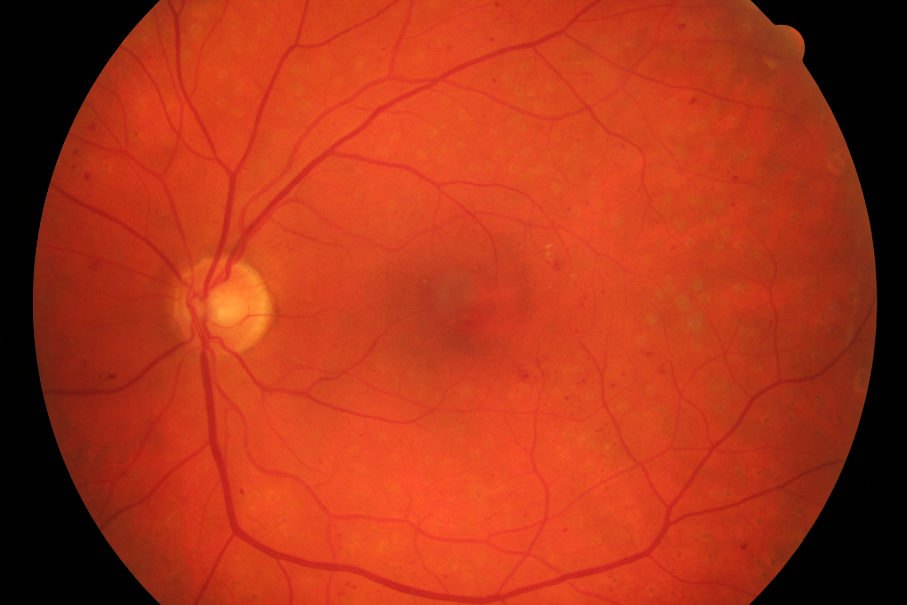
#> input picture assignment/assignment/dataset/test/01.png, 907 x 605 px; its folder holds only this picture in this run
$ jupyter execute testing_c_value.ipynb
#> lines starting #> are read from the running program, lines starting #| are printed output that depends on the picture; after the words box and inside, x2 and y2 are one past the last pixel; in counts of white or black regions, pixels touching at a corner belong together
#> in calculate_result, inputImg is the input picture: shape (605, 907, 3); mean B, G, R 25.3, 52.7, 172
[cell 1]
import cv2
import numpy as np
import matplotlib.pyplot as plt
from os import listdir
from os.path import isfile, join, splitext

[cell 2]
from os import listdir


input_dir = '../dataset/test'
output_dir = '../dataset/output'
gt_dir = '../dataset/groundtruth'
numImages = 80

# [4 lines of commented-out code are left out]

eps = 0.00000001

onlyfiles = [f for f in listdir(input_dir) if isfile(join(input_dir, f))]
files = onlyfiles[0:numImages]

[cell 3]
def showSubplotImage(img, titlestr=""):
    plt.imshow(img, cmap='gray')
    plt.xticks([]), plt.yticks([])
    plt.title(titlestr)
    plt.show()

def setSubplotImage(img, titlestr=""):
    n = len(img)  # Number of images

    if n <= 6:
        # If 6 or fewer images, show in a single row
        cols = n
        rows = 1
    else:
        # Otherwise, calculate rows and columns
        cols = int(np.ceil(np.sqrt(n)))
        rows = int(np.ceil(n / cols))

    # Create subplots
    fig, axs = plt.subplots(rows, cols, figsize=(15, 15))
    axs = axs.ravel()  # Flatten axes for easy indexing

    for i in range(n):
        axs[i].imshow(img[i], cmap='gray')
        axs[i].set_title(titlestr[i] if i < len(titlestr) else "")
        axs[i].axis('off')  # Turn off axes

    # Hide any unused subplots
    for i in range(n, len(axs)):
        axs[i].axis('off')

    plt.tight_layout()
    plt.show()

[cell 4]
def remove_circle (img) :

        greyScale = cv2.cvtColor(img, cv2.COLOR_BGR2GRAY)
        _, binary_mask = cv2.threshold(greyScale, 1, 255, cv2.THRESH_BINARY+cv2.THRESH_OTSU)

        contours, _ = cv2.findContours(binary_mask, cv2.RETR_EXTERNAL, cv2.CHAIN_APPROX_SIMPLE)
        largest_contour = max(contours, key=cv2.contourArea)

        # Create a mask for the circular region
        mask = np.zeros_like(greyScale)
        cv2.drawContours(mask, [largest_contour], -1, 255, -1)

        # Invert the mask to remove the circular boundary
        inverted_mask = cv2.bitwise_not(mask)

        kernel = np.ones((3, 3), np.uint8)
        inverted_mask = cv2.dilate(inverted_mask, kernel,iterations=1)

        return inverted_mask

[cell 5]
def segmentImage(img, c_value=5):

#> called with c_value = 3
    green_channel = cv2.split(cv2.cvtColor(img, cv2.COLOR_BGR2RGB))[1]
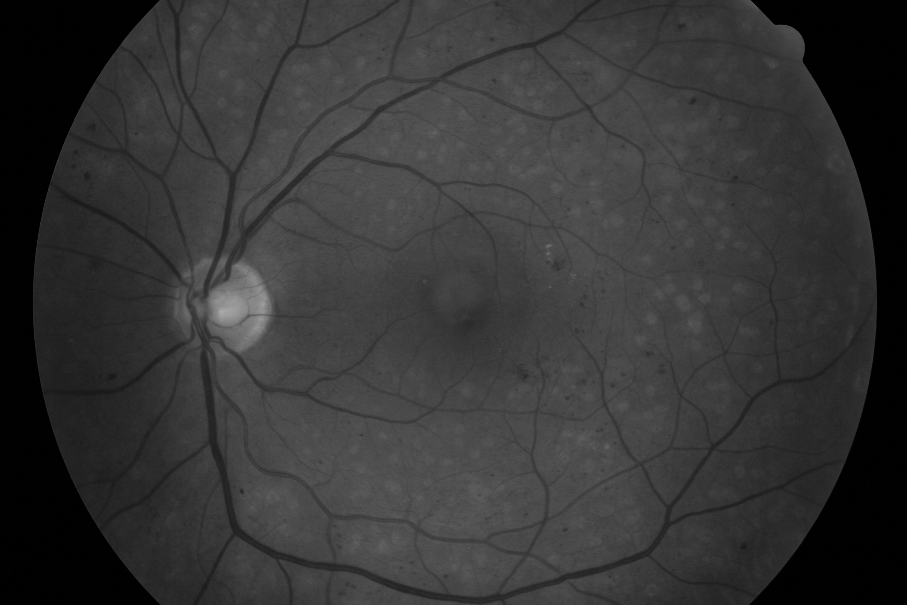
#> green_channel: shape (605, 907); min 0, max 168, mean 52.7

    clahe = cv2.createCLAHE(clipLimit=2.5, tileGridSize=(8, 8))
    enhanced_img = clahe.apply(green_channel)

    # Apply median blur to reduce noise
    filtered_img = cv2.GaussianBlur(enhanced_img,(5,5),1)

    outImg = cv2.adaptiveThreshold(
        filtered_img,
        maxValue=1,
        adaptiveMethod=cv2.ADAPTIVE_THRESH_GAUSSIAN_C,
        thresholdType=cv2.THRESH_BINARY_INV,
        blockSize=15,
        C=c_value,
    )
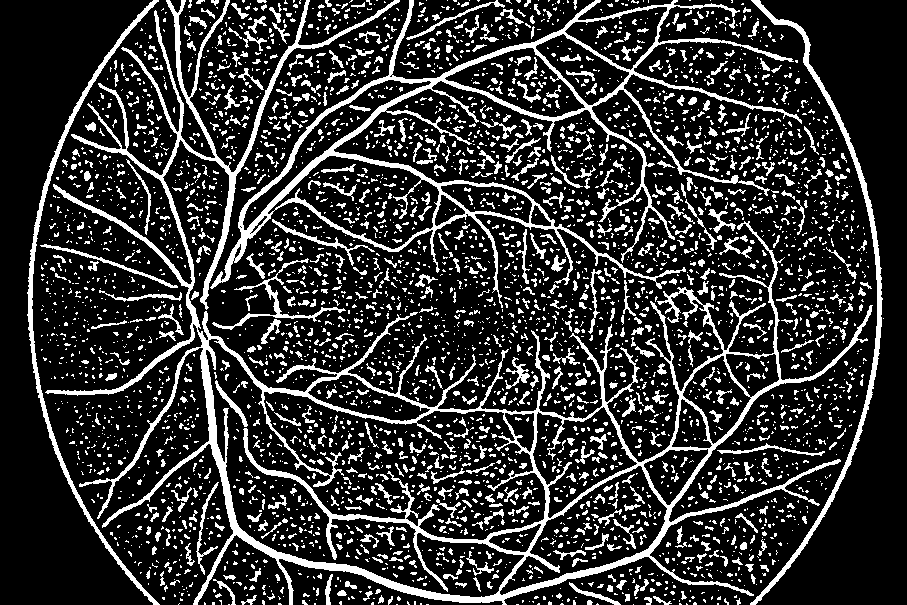
#> outImg: shape (605, 907); values 0 (black) and 1 (white), 19.7% white; 4214 white regions (3379 under 20 px), largest, box (x1, y1, x2, y2) and area: (45, 0, 873, 605) 29990, (210, 0, 802, 308) 13725, (750, 0, 883, 605) 3397

    # Post-processing to remove small regions
    num_labels, labels, stats, _ = cv2.connectedComponentsWithStats(outImg, connectivity=8)
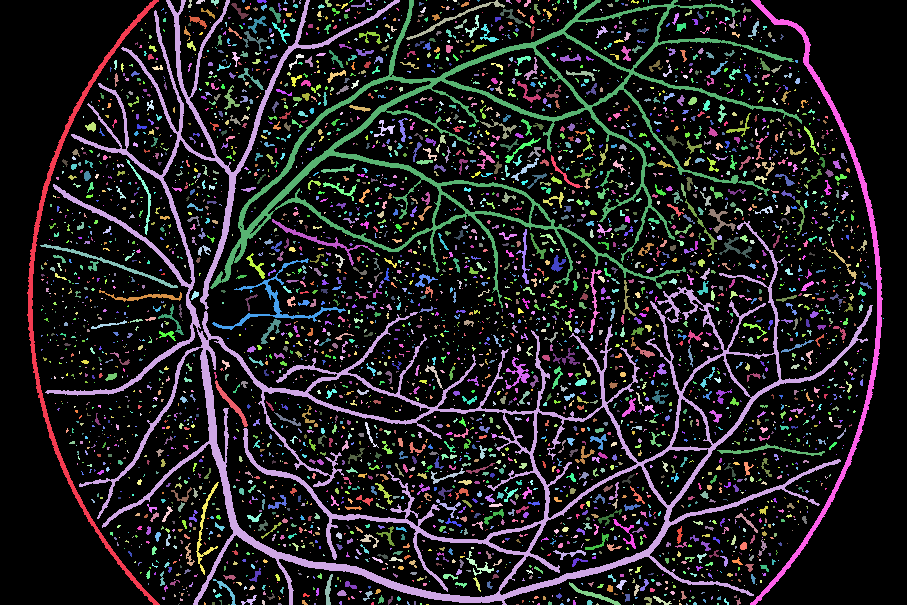
#> labels: shape (605, 907) int32; 4215 distinct labels, from 0 to 4214; one colour per label, 0 black
#> num_labels = 4215
    min_size = 45
    for i in range(1, num_labels):
        if stats[i, cv2.CC_STAT_AREA] < min_size:
            outImg[labels == i] = 0
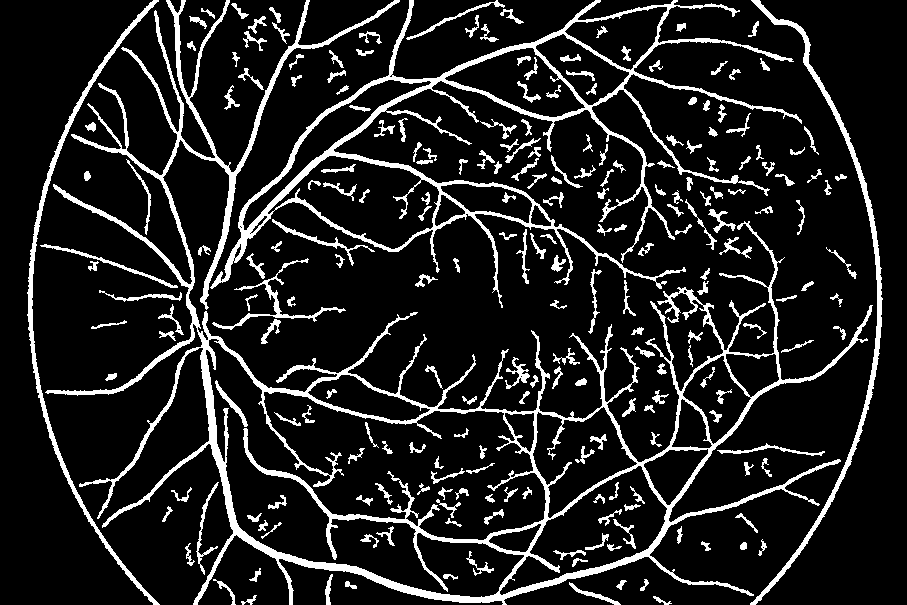
#> outImg: shape (605, 907); values 0 (black) and 1 (white), 12.7% white; 230 white regions, largest, box (x1, y1, x2, y2) and area: (45, 0, 873, 605) 29990, (210, 0, 802, 308) 13725, (750, 0, 883, 605) 3397

    # Remove the circular region
    remove_circle_img = remove_circle(img)
#> in remove_circle, `greyScale = cv2.cvtColor(img, cv2.COLOR_BGR2GRAY)`:
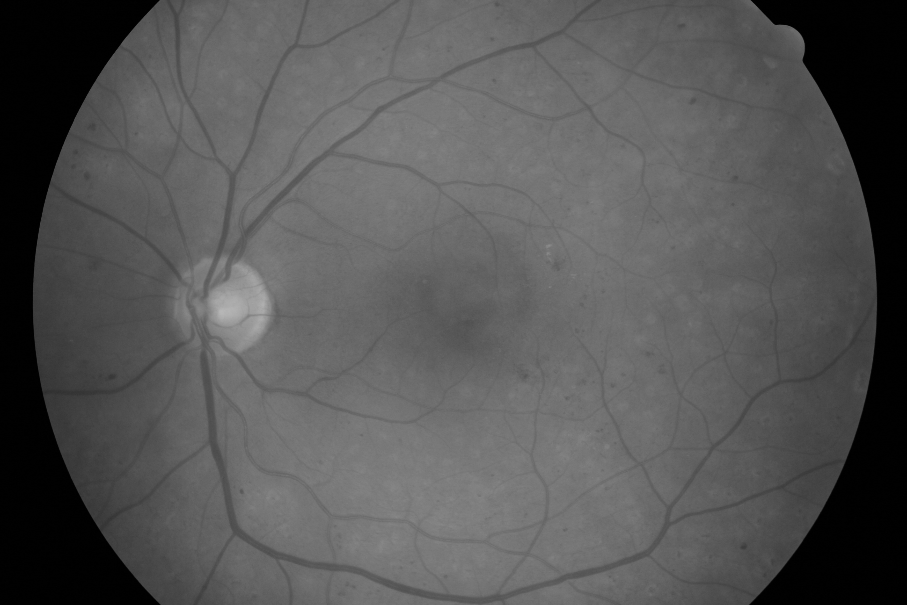
#> greyScale: shape (605, 907); min 0, max 183, mean 85.3
#> in remove_circle, `_, binary_mask = cv2.threshold(greyScale, 1, 255, cv2.THRESH_BINARY+cv..`:
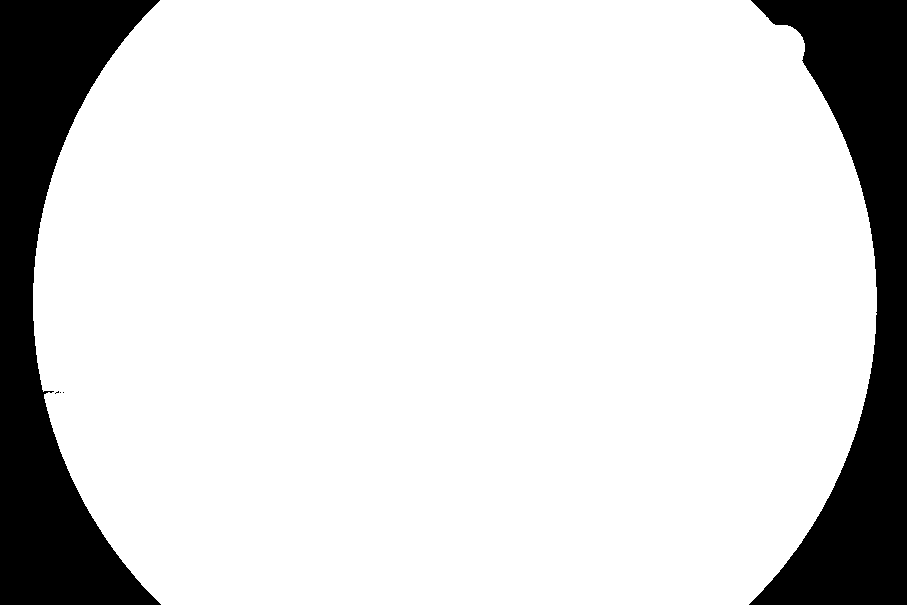
#> binary_mask: shape (605, 907); 84.4% white; 5 black regions (3 under 20 px)
#> in remove_circle, `contours, _ = cv2.findContours(binary_mask, cv2.RETR_EXTERNAL, cv2.CHA..`: contours = 1 contour; box (x1, y1, x2, y2) and area: (33, 0, 877, 605) 461828
#> in remove_circle, `largest_contour = max(contours, key=cv2.contourArea)`: largest_contour = contour of 632 points, box (x1, y1, x2, y2) (33, 0, 877, 605), area 461828
#> in remove_circle, `cv2.drawContours(mask, [largest_contour], -1, 255, -1)`: mask: shape (605, 907); 84.4% white; 2 black regions, box (x1, y1, x2, y2) and area: (0, 0, 161, 605) 44004, (749, 0, 907, 605) 41692
#> in remove_circle, `inverted_mask = cv2.dilate(inverted_mask, kernel,iterations=1)`: inverted_mask: shape (605, 907); 15.9% white; 2 white regions, box (x1, y1, x2, y2) and area: (0, 0, 162, 605) 44887, (748, 0, 907, 605) 42559

    outImg = cv2.subtract(outImg, remove_circle_img)
#> outImg: shape (605, 907); values 0 (black) and 1 (white), 11.5% white; 228 white regions, largest, box (x1, y1, x2, y2) and area: (53, 0, 873, 605) 29961, (210, 0, 802, 308) 13725, (212, 258, 346, 330) 806

    # END OF YOUR CODE
    #########################################################################
    return outImg

[cell 6]
def calculate_result (c_v=5):
    error = np.zeros((numImages,1),)
    precision = np.zeros((numImages,1),)
    recall = np.zeros((numImages,1),)
    iou = np.zeros((numImages,1),)


    for i,name in enumerate(files):
        inputImg = cv2.imread(input_dir + '/' + name)
        outputImg = segmentImage(inputImg,c_v).astype('float32')
        imgName = splitext(name)
        gt = cv2.imread(gt_dir + '/' + imgName[0] + '.png',0)
#> gt: shape (605, 907); min 0, max 182, mean 84.8
        gt = np.round(gt.astype('float32')/gt.max())
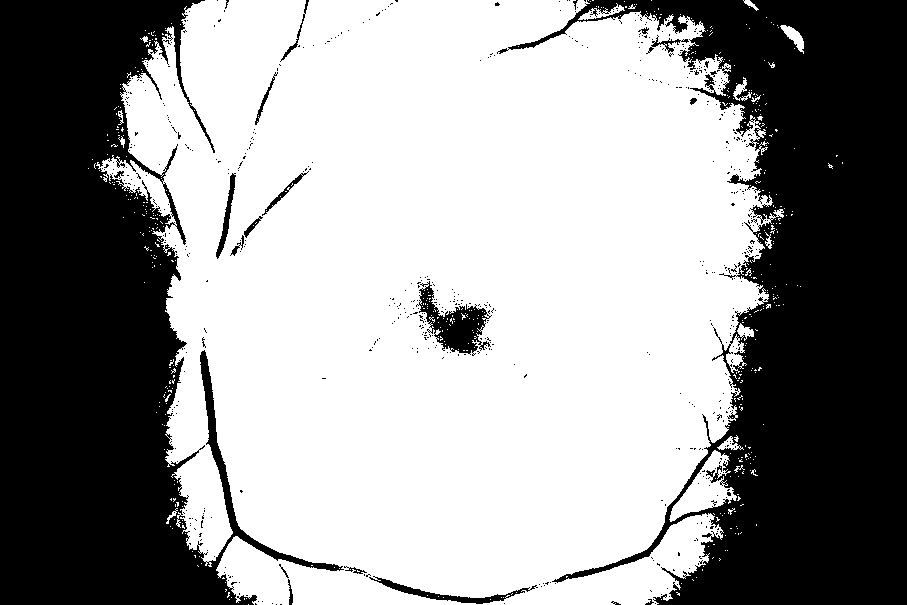
#> gt: shape (605, 907) float32; values 0 (black) and 1 (white), 59.9% white; 617 black regions (598 under 20 px), largest, box (x1, y1, x2, y2) and area: (497, 0, 907, 605) 109937, (0, 0, 344, 605) 104299, (416, 281, 492, 356) 2216

        precision[i] = np.round(sum(sum(gt*outputImg))/(sum(sum(outputImg))+eps),4)
        recall[i] = sum(sum(gt*outputImg))/sum(sum(gt))
        error[i] = 1 - ((2*precision[i]*recall[i])/(precision[i]+recall[i]+eps))
        iou[i] = sum(sum(gt*outputImg))/sum(sum(np.clip(gt+outputImg,0,1)))

    avg_error = np.mean(error,axis=1)
    avg_precision = np.mean(precision,axis=1)
    avg_recall = np.mean(recall,axis=1)
    avg_iou = np.mean(iou,axis=1)

    error = (np.sum(avg_error)/numImages*100)
    precision = (np.sum(avg_precision)/numImages*100)
    recall = (np.sum(avg_recall)/numImages*100)
    iou = (np.sum(avg_iou)/numImages*100)

    # [4 lines of commented-out code are left out]

    return error, precision, recall, iou

[cell 7]
from prettytable import PrettyTable
import numpy as np
import matplotlib.pyplot as plt

# Example Data (Replace with your calculated values)
# test_c = [1, 2, 3, 4, 5, 6, 7, 8, 9]
test_c = [3,3.5,4,4.5,5,5.5]

# Placeholder for results
precisions = []
recalls = []
errors = []
Ious = []

# Calculate and append results
for c in test_c:
    error, precision, recall, Iou = calculate_result(c)
    precisions.append(precision)
    recalls.append(recall)
    errors.append(error)
    Ious.append(Iou)

# Convert to numpy arrays for easier averaging
precisions = np.array(precisions)
recalls = np.array(recalls)
errors = np.array(errors)
Ious = np.array(Ious)

# Calculate average metrics
avg_error = np.mean(errors, axis=0)  # Average error per dataset
avg_precision = np.mean(precisions, axis=0)  # Average precision
avg_recall = np.mean(recalls, axis=0)  # Average recall
avg_iou = np.mean(Ious, axis=0)  # Average IoU

# Create Table
print('#### IMAGE RESULTS ####')
t = PrettyTable(['C Value', 'Error', 'Precision', 'Recall', 'IoU'])

# Add rows for each C value
for i, c in enumerate(test_c):
    t.add_row([
        c,
        str(round(errors[i], 4)),
        str(round(precisions[i], 4)),
        str(round(recalls[i], 4)),
        str(round(Ious[i], 4))
    ])

# Add a separator row and summary statistics
t.add_row([' ', ' ', ' ', ' ', ' '])  # Blank row
t.add_row([
    'Average',
    str(round(np.mean(errors), 4)),
    str(round(np.mean(precisions), 4)),
    str(round(np.mean(recalls), 4)),
    str(round(np.mean(Ious), 4))
])

# Print the table
print(t)

# Plot all metrics on the same figure
plt.figure(figsize=(10, 6))

# Add lines for each metric
plt.plot(test_c, precisions, marker='o', label='Precision')
plt.plot(test_c, recalls, marker='s', label='Recall')
plt.plot(test_c, errors, marker='^', label='Error')
plt.plot(test_c, Ious, marker='d', label='IoU')

# Add labels, title, legend, and grid
plt.xlabel('C Value', fontsize=12)
plt.ylabel('Metric Value', fontsize=12)
plt.title('Performance Metrics vs C Value', fontsize=14)
plt.grid(True)
plt.legend(fontsize=12)

# Show the plot
plt.show()
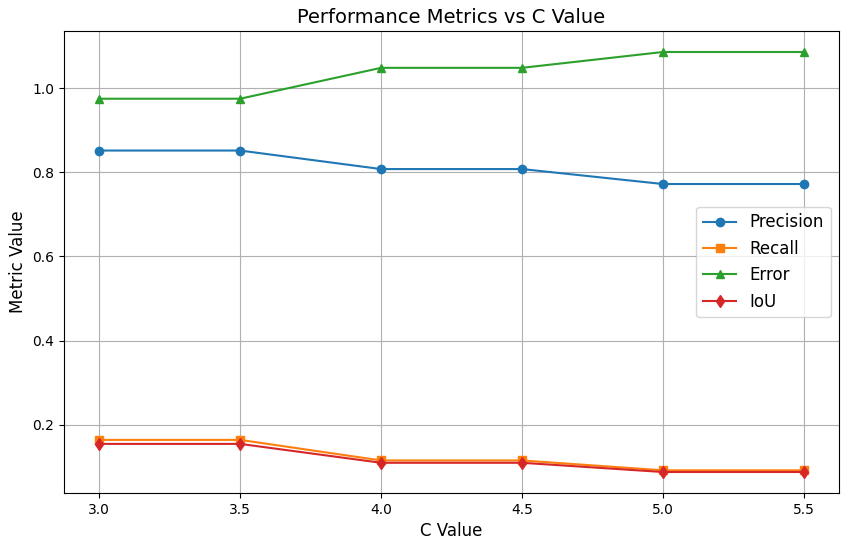
#> figure drawn by matplotlib, 1 panel
